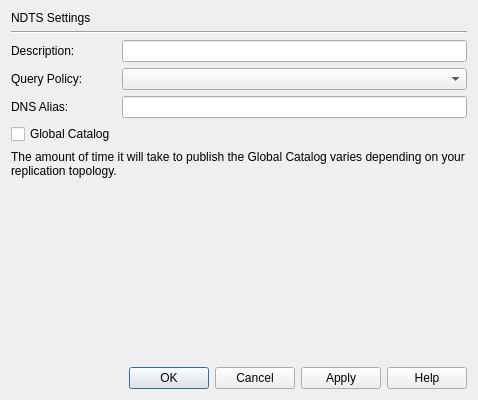
<?xml version="1.0" encoding="UTF-8"?>
<ui version="4.0">
 <class>Form</class>
 <widget class="QWidget" name="Form">
  <property name="geometry">
   <rect>
    <x>0</x>
    <y>0</y>
    <width>478</width>
    <height>400</height>
   </rect>
  </property>
  <property name="windowTitle">
   <string>Form</string>
  </property>
  <layout class="QGridLayout" name="gridLayout">
   <item row="0" column="0" colspan="2">
    <widget class="QLabel" name="titleLabel">
     <property name="text">
      <string>NDTS Settings</string>
     </property>
    </widget>
   </item>
   <item row="1" column="0" colspan="2">
    <widget class="Line" name="line">
     <property name="orientation">
      <enum>Qt::Horizontal</enum>
     </property>
    </widget>
   </item>
   <item row="2" column="0">
    <widget class="QLabel" name="descriptionLabel">
     <property name="text">
      <string>Description:</string>
     </property>
    </widget>
   </item>
   <item row="2" column="1">
    <widget class="QLineEdit" name="descriptionLineEdit"/>
   </item>
   <item row="3" column="0">
    <widget class="QLabel" name="queryPolicyLabel">
     <property name="text">
      <string>Query Policy:</string>
     </property>
    </widget>
   </item>
   <item row="3" column="1">
    <widget class="QComboBox" name="comboBox"/>
   </item>
   <item row="4" column="0">
    <widget class="QLabel" name="dnsAliasLabel">
     <property name="text">
      <string>DNS Alias:</string>
     </property>
    </widget>
   </item>
   <item row="4" column="1">
    <widget class="QLineEdit" name="dnsAliasLineEdit"/>
   </item>
   <item row="5" column="0">
    <widget class="QCheckBox" name="globalCatalogCheckBox">
     <property name="text">
      <string>Global Catalog</string>
     </property>
    </widget>
   </item>
   <item row="6" column="0" colspan="2">
    <widget class="QLabel" name="globalCatalogLabel">
     <property name="text">
      <string>The amount of time it will take to publish the Global Catalog varies depending on your replication topology.</string>
     </property>
     <property name="wordWrap">
      <bool>true</bool>
     </property>
    </widget>
   </item>
   <item row="7" column="1">
    <spacer name="verticalSpacer">
     <property name="orientation">
      <enum>Qt::Vertical</enum>
     </property>
     <property name="sizeHint" stdset="0">
      <size>
       <width>20</width>
       <height>139</height>
      </size>
     </property>
    </spacer>
   </item>
   <item row="8" column="0" colspan="2">
    <widget class="QDialogButtonBox" name="dialogButtonBox">
     <property name="standardButtons">
      <set>QDialogButtonBox::Apply|QDialogButtonBox::Cancel|QDialogButtonBox::Help|QDialogButtonBox::Ok</set>
     </property>
    </widget>
   </item>
  </layout>
 </widget>
 <resources/>
 <connections/>
</ui>
